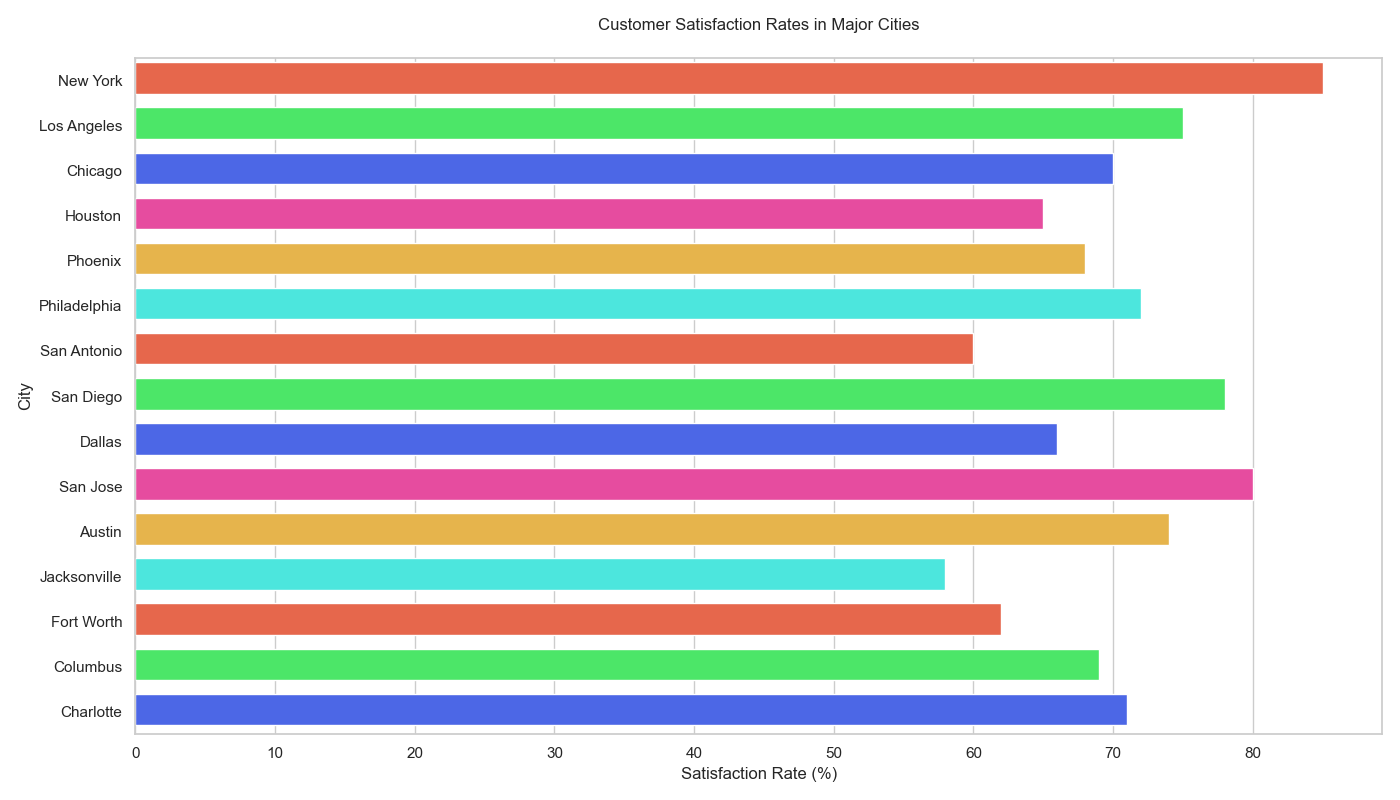

The Python source for this figure:

import seaborn as sns
import pandas as pd
import matplotlib.pyplot as plt

# Data
data = {
    'city': ['New York', 'Los Angeles', 'Chicago', 'Houston', 'Phoenix', 'Philadelphia',
             'San Antonio', 'San Diego', 'Dallas', 'San Jose', 'Austin', 'Jacksonville',
             'Fort Worth', 'Columbus', 'Charlotte'],
    'satisfaction_rate': [85, 75, 70, 65, 68, 72, 60, 78, 66, 80, 74, 58, 62, 69, 71]
}

df = pd.DataFrame(data)

# Plotting
plt.figure(figsize=(14, 8))
barplot = sns.barplot(
    y='city',
    x='satisfaction_rate',
    data=df,
    palette=['#FF5733', '#33FF57', '#3357FF', '#FF33A1', '#FFBD33', '#33FFF3',
             '#FF5733', '#33FF57', '#3357FF', '#FF33A1', '#FFBD33', '#33FFF3',
             '#FF5733', '#33FF57', '#3357FF'],
    orient='h'
)

# Customize bars width
for bar in barplot.patches:
    bar.set_height(0.7)

plt.title('Customer Satisfaction Rates in Major Cities', pad=20)
plt.xlabel('Satisfaction Rate (%)')
plt.ylabel('City')
plt.tight_layout()

plt.show()
